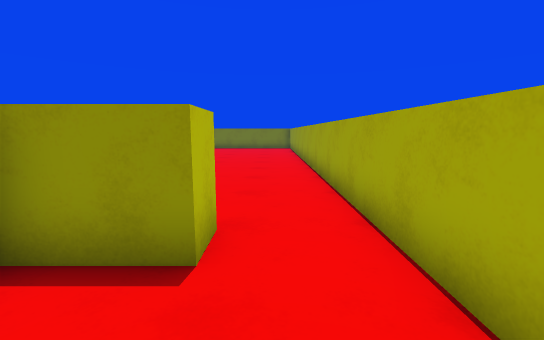
view 1 (above)

20 first-person views from a walk through a scene from a Unity 3-D project. The camera is 1.3 m above the floor, tilts 8° down and sees 90° across. The floor is counted in squares, 1 m on a side. Each view is taken from the middle of a square. On the plan, view 1 faces up. The plan holds only what a view shows up to about 13 squares ahead; the rest is blank. The player character is not drawn.

view 2
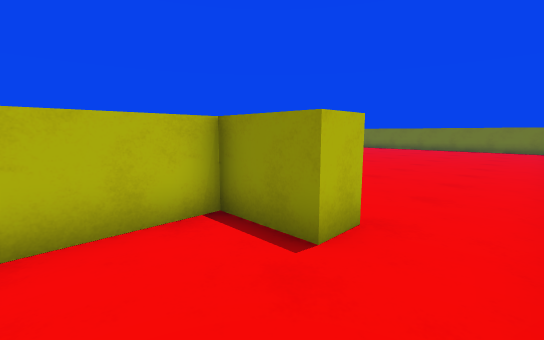

view 3
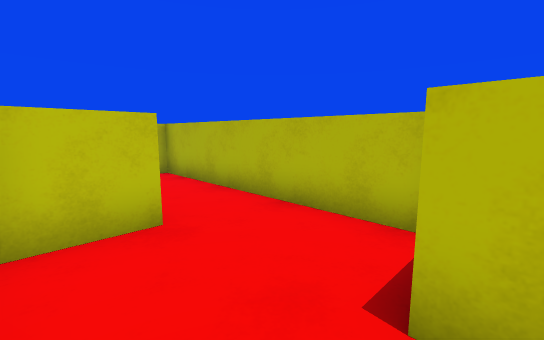

view 4
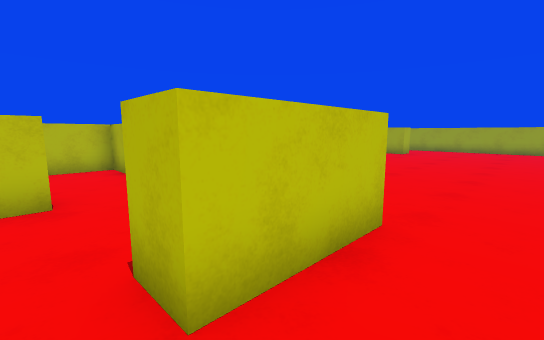

view 5
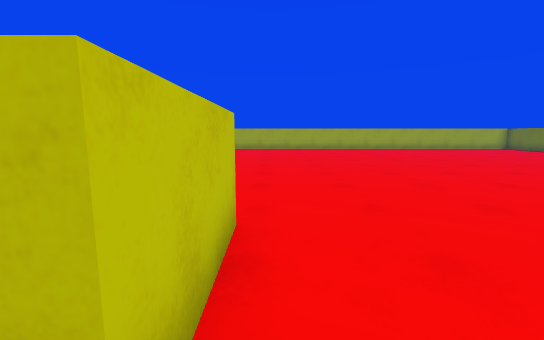

view 6
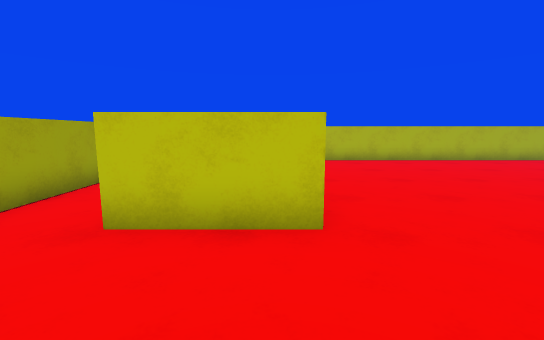

view 7
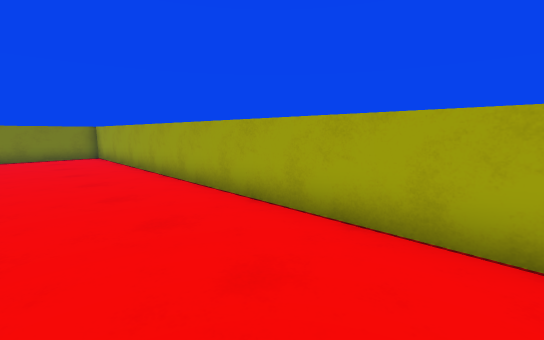

view 8
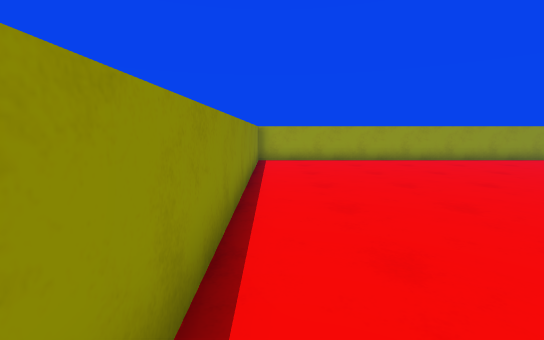

view 9
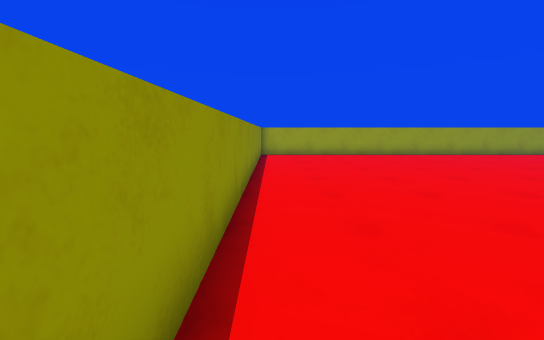

view 10
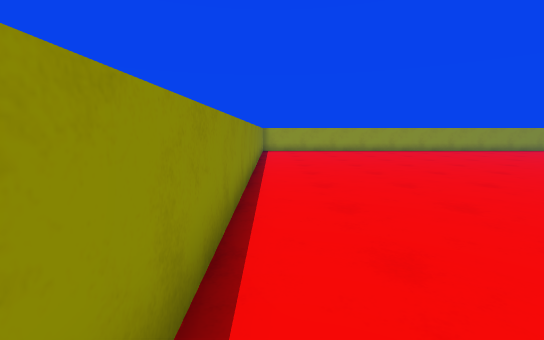

view 11
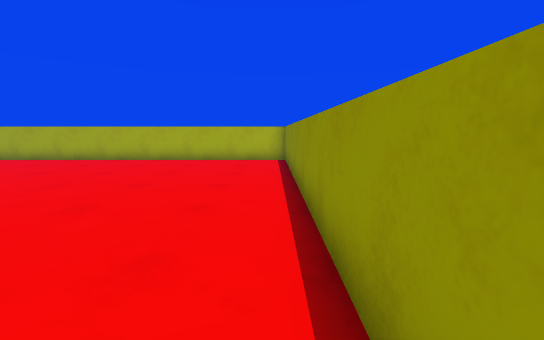

view 12
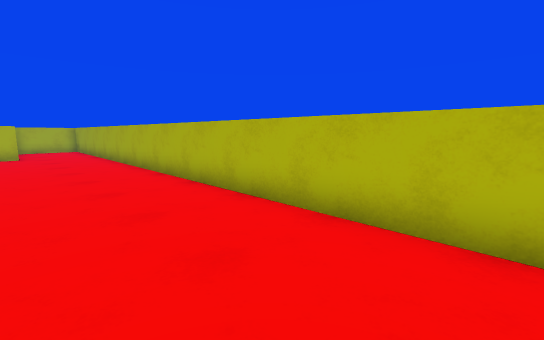

view 13
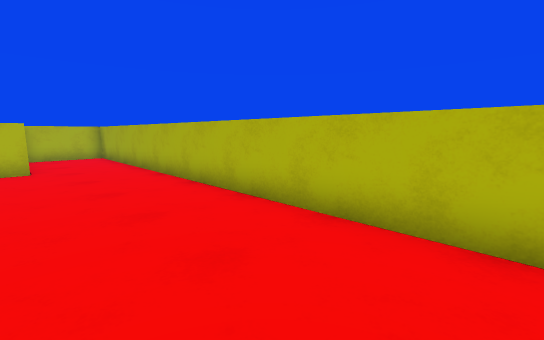

view 14
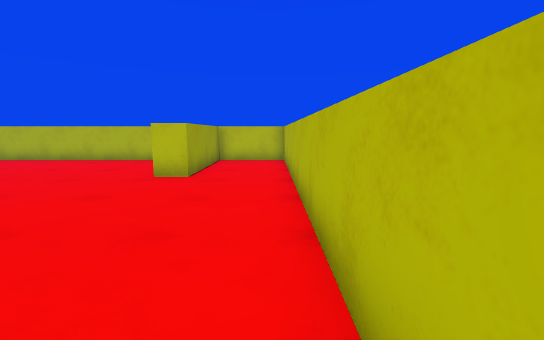

view 15
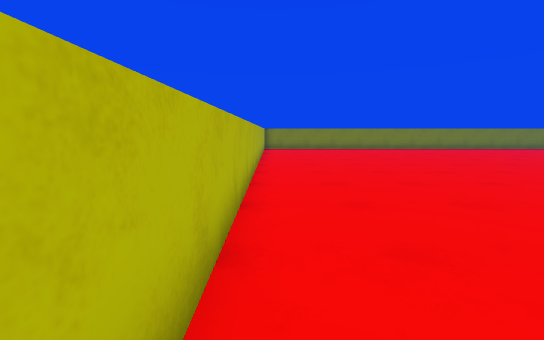

view 16
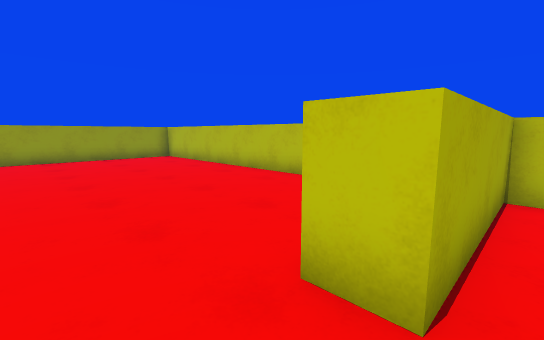

view 17
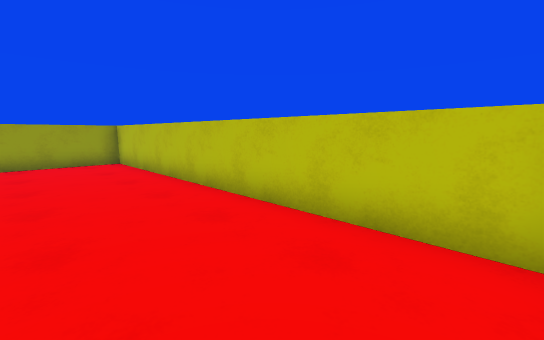

view 18
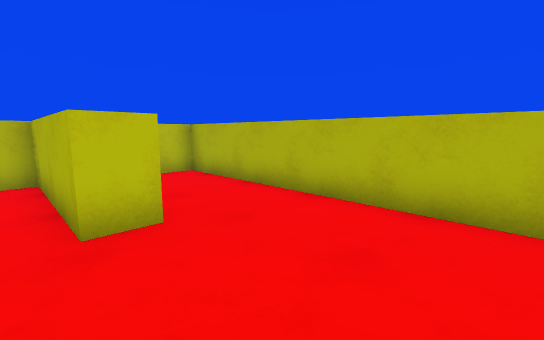

view 19
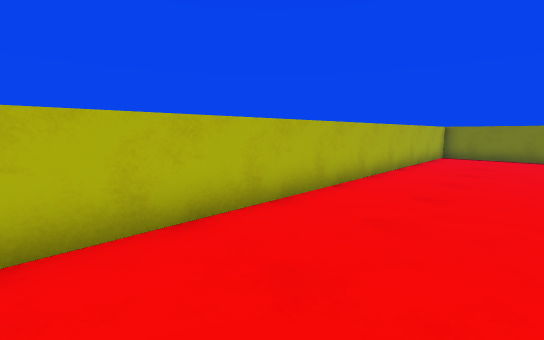

view 20
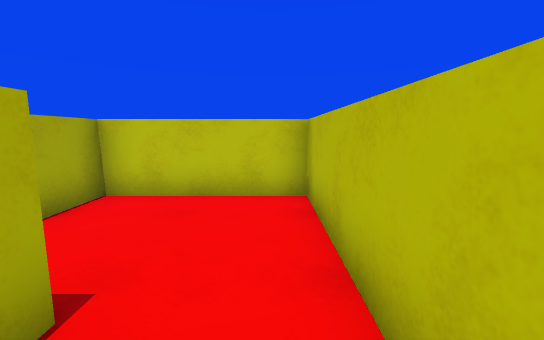

### Floor plan
Ten units are one square. View 1 is at (0, 0); x grows to the right and y downward. Boxes are objects, and circles mark ways between rooms. Rooms are numbered by the first view taken in them; rooms with no view inside come last. Other rooms are left out.
<svg viewBox="-211 -221 230 280">
<path fill="none" stroke="#000" d="M-7 -25 -27 -25 -27 5M-6 8 11 8M14 -1 14 -26M-38 -35 -7 -35 -7 -25M14 -26 14 -216 -200 -216M-206 -216 -206 54 -176 54 -176 8 -166 8 -166 54 -37 54 -37 -11"/>
<circle cx="5" cy="-30" r="3" fill="#2a7"/>
<text x="-10" y="-10">1</text>
<text x="-100" y="-90">2</text>
</svg>
Room 1 opens to room 2.

Where each view was taken, in squares from view 1:
view 1: 0 up, 0 right, facing up
view 2: 0 up, 1 right, facing up-left
view 3: 3 up, 1 right, facing down-left
view 4: 5 up, 0 right, facing down-left
view 5: 4 up, 0 right, facing left
view 6: 7 up, 3 left, facing down
view 7: 6 up, 2 left, facing up-right
view 8: 21 up, 11 left, facing right
view 9: 21 up, 14 left, facing right
view 10: 21 up, 17 left, facing right
view 11: 21 up, 8 left, facing left
view 12: 16 up, 17 left, facing down-left
view 13: 10 up, 17 left, facing down-left
view 14: 7 up, 20 left, facing down
view 15: 1 up, 20 left, facing up
view 16: 1 up, 18 left, facing down-right
view 17: 2 down, 16 left, facing down-right
view 18: 3 up, 16 left, facing down-left
view 19: 6 up, 17 left, facing up-left
view 20: 0 up, 2 left, facing down
